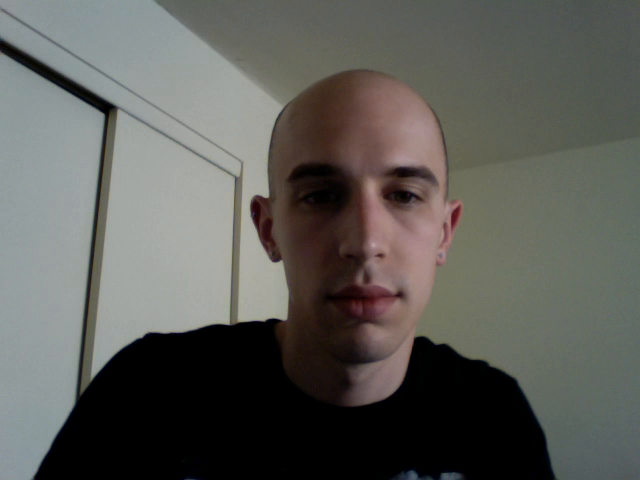
#> input picture frame 15 of _PracticalPythonAndOpenCV_CaseStudies/Chapter03/video/adrian_face.mov, 640 x 480 px, given in place of the camera
$ python eyetracking.py
#> lines starting #> are read from the running program, lines starting #| are printed output that depends on the picture
### _PracticalPythonAndOpenCV_CaseStudies/Chapter05/utilities/imutils.py
import numpy as np
import cv2


# [23 lines left out: functions translate, rotate, not called in this run]


def resize(image, width=None, height=None, inter=cv2.INTER_AREA):
    # Grab the image size
    (h, w) = image.shape[:2]

    # If both the width and height are None, then return the original image
    if width is None and height is None:
        return image

    # Check to see if the width is None
    if width is None:
        # Calculate the ratio of the height and construct the dimensions
        r = height / float(h)
        dim = (int(w * r), height)

    # Otherwise, the height is None
    else:
        # Calculate the ratio of the width and construct the dimensions
        r = width / float(w)
        dim = (width, int(h * r))

    # Resize the image
    resized = cv2.resize(image, dim, interpolation=inter)

    # Return the resized image
    return resized

### _PracticalPythonAndOpenCV_CaseStudies/Chapter05/utilities/eyetracker.py
import cv2


class EyeTracker:
    def __init__(self, face_cascade_path, eye_cascade_path):
        # load the face and eye detector
        self.face_cascade = cv2.CascadeClassifier(face_cascade_path)
        self.eye_cascade = cv2.CascadeClassifier(eye_cascade_path)

    def track(self, image):
        # Detect faces in the image and initialize the list of rectangles containing the faces and eyes
        face_boxes = self.face_cascade.detectMultiScale(image, 1.1, 5)
        boxes = []

        # Loop over the face bounding boxes
        for (f_x, f_y, f_w, f_h) in face_boxes:
            # Extract the face ROI and update the list of bounding boxes
            face_roi = image[f_y:f_y + f_h, f_x:f_x + f_w]
            boxes.append((f_x, f_y, f_x + f_w, f_y + f_h))

            # Detect eyes in the face ROI
            eye_boxes = self.eye_cascade.detectMultiScale(face_roi, 1.1, 10)

            # Loop over the eye bounding boxes
            for (e_x, e_y, e_w, e_h) in eye_boxes:
                # Update the list of bounding boxes
                boxes.append((f_x + e_x, f_y + e_y, f_x + e_x + e_w, f_y + e_y + e_h))

        # Return the bounding boxes around the faces and eyes
        return boxes

### _PracticalPythonAndOpenCV_CaseStudies/Chapter05/eyetracking.py
from utilities.eyetracker import EyeTracker
from utilities import imutils
import cv2

# Define paths
video_path = 'video/adrian_eyes.mov'
face_cascade_path = 'cascades/haarcascade_frontalface_default.xml'
eye_cascade_path = 'cascades/haarcascade_eye.xml'

# construct the eye tracker
eye_tracker = EyeTracker(face_cascade_path, eye_cascade_path)

# Load the video
# camera = cv2.VideoCapture(video_path)
camera = cv2.VideoCapture(0)

while True:
    # Grab the current frame
    (ok, frame) = camera.read()
#> frame is the input picture: shape (480, 640, 3); mean B, G, R 88.4, 93.1, 93.2

    # Check if at the end of the video
    if not ok:
        break

    # Resize the frame and convert it to greyscale
    frame = imutils.resize(frame, width=300)
    gray = cv2.cvtColor(frame, cv2.COLOR_BGR2GRAY)
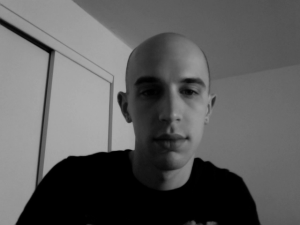
#> gray: shape (225, 300); min 0, max 173, mean 92.6

    # Detect faces and eyes in the image
    boxes = eye_tracker.track(gray)
#> in track, `face_boxes = self.face_cascade.detectMultiScale(image, 1.1, 5)`: face_boxes = [[117, 50, 109, 109]]
#> the loop in track, `for (f_x, f_y, f_w, f_h) in face_boxes:` made 1 pass
#> (f_x, f_y, f_w, f_h, eye_boxes) on pass 1: (117, 50, 109, 109, [[55, 26, 30, 30], [16, 24, 34, 34]])
#> pass 1, in track, `face_roi = image[f_y:f_y + f_h, f_x:f_x + f_w]`:
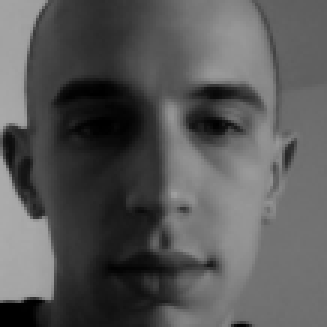
#> face_roi: shape (109, 109) (shown 3 times larger); min 0, max 172, mean 87.4
#> after the loop in track, `for (f_x, f_y, f_w, f_h) in face_boxes:`: boxes = [(117, 50, 226, 159), (172, 76, 202, 106), (133, 74, 167, 108)]

    # Draw the face bounding boxes
    for box in boxes:
        cv2.rectangle(frame, (box[0], box[1]), (box[2], box[3]), (0, 255, 0), 2)
#> this loop made 3 passes
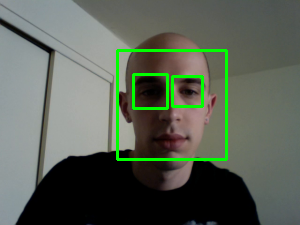
#> frame: shape (225, 300, 3); mean B, G, R 85.8, 98.1, 89.9

    # Show the tracked eyes and face
    cv2.imshow("Tracking", frame)

    # If the 'q' key is pressed, stop the loop
    if cv2.waitKey(1) & 0xFF == ord("q"):
#> (key q is pressed here)
        break

# Cleanup the camera and close any open windows
camera.release()
cv2.destroyAllWindows()

$ run again, starting later in the video
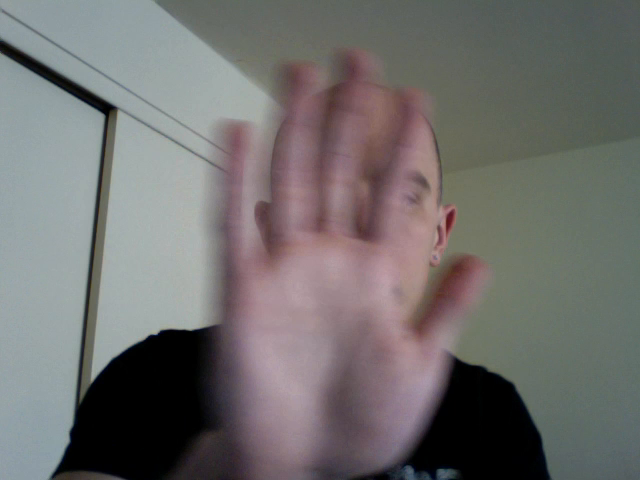
#> input picture frame 68 of _PracticalPythonAndOpenCV_CaseStudies/Chapter03/video/adrian_face.mov, 640 x 480 px, given in place of the camera
#> frame is the input picture: shape (480, 640, 3); mean B, G, R 109.5, 110.7, 112.5
#> `gray = cv2.cvtColor(frame, cv2.COLOR_BGR2GRAY)`:
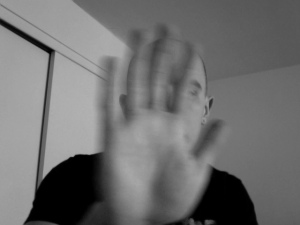
#> gray: shape (225, 300); min 0, max 178, mean 111.1
#> face_boxes = ()
#> after the loop in track, `for (f_x, f_y, f_w, f_h) in face_boxes:`: boxes = []

$ run again, starting later in the video
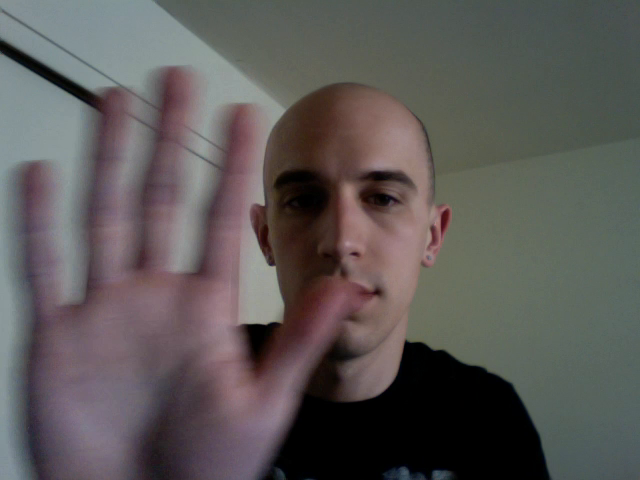
#> input picture frame 121 of _PracticalPythonAndOpenCV_CaseStudies/Chapter03/video/adrian_face.mov, 640 x 480 px, given in place of the camera
#> frame is the input picture: shape (480, 640, 3); mean B, G, R 87.1, 88.5, 92.3
#> face_boxes = [[111, 54, 101, 101]]
#> the loop in track, `for (f_x, f_y, f_w, f_h) in face_boxes:` made 1 pass
#> (f_x, f_y, f_w, f_h, eye_boxes) on pass 1: (111, 54, 101, 101, [[46, 20, 37, 37]])
#> pass 1, in track, `face_roi = image[f_y:f_y + f_h, f_x:f_x + f_w]`:
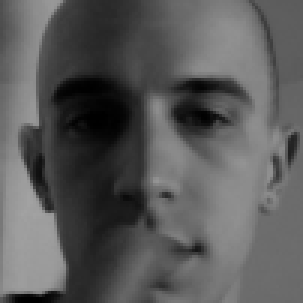
#> face_roi: shape (101, 101) (shown 3 times larger); min 0, max 162, mean 89.4
#> after the loop in track, `for (f_x, f_y, f_w, f_h) in face_boxes:`: boxes = [(111, 54, 212, 155), (157, 74, 194, 111)]
#> the loop `for box in boxes:` made 2 passes
#> after the loop `for box in boxes:`:
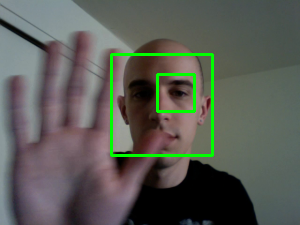
#> frame: shape (225, 300, 3); mean B, G, R 84.9, 92.5, 89.6
